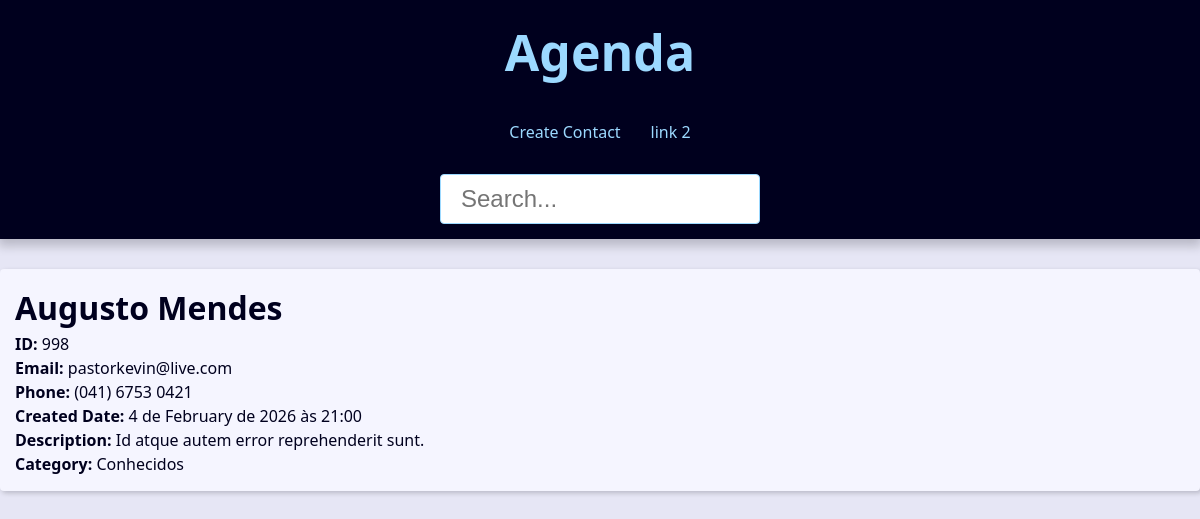
Screenshot of /contact/998/detail with the database file from the repository.
### contact/models.py (models this page shows, shortened)
class Contact(models.Model):
    first_name = models.CharField(max_length=50)
    last_name = models.CharField(max_length=50)
    phone = models.CharField(max_length=50)
    email = models.EmailField(max_length=254, blank=True)
    created_date = models.DateTimeField(default=timezone.now)
    description = models.TextField( blank=True)
    show = models.BooleanField(default=True)
    picture = models.ImageField(blank=True, upload_to='pictures/%Y/%m/') # dentro media_root >> pictures/2025/10/
    category = models.ForeignKey(Category, on_delete=models.SET_NULL, null=True, blank=True)
    owner = models.ForeignKey(User, on_delete=models.SET_NULL, null=True, blank=True)

class Category(models.Model):
    class Meta:
        verbose_name = 'Category'
        verbose_name_plural = 'Categories'
    name = models.CharField(max_length=50)

### contact/views/contact_views.py (the view)
# urls.py: path('contact/<int:contact_id>/detail', view=views.contact_view, name='contact'),
def contact_view(request, contact_id):
    single_contact = get_object_or_404(Contact, pk=contact_id, show=True)
    site_title = f'{single_contact.first_name} {single_contact.last_name} - '
    context = {"contact": single_contact, 'site_title': site_title}
    return render(
        request,
        'contact/contact.html',
        context
    )

### contact/templates/contact/contact.html (shortened to what this page needs)
{% extends 'global/base.html' %}
{% block content %}
    <div class="sigle-contact">
        <h1 class="sigle-contact-name">
            {{ contact.first_name }} {{ contact.last_name }}
        </h1>
        <p><b>ID:</b> {{ contact.id }}</p>
        <p><b>Email:</b> {{ contact.email }}</p>
        <p><b>Phone:</b> {{ contact.phone }}</p>
        <p><b>Created Date:</b> {{ contact.created_date }}</p>
        <p><b>Description:</b> {{ contact.description }}</p>
        <p><b>Category:</b> {{ contact.category.name }}</p>
    </div>
{% endblock content %}

### base_static/global/css/style.css (style rules this page uses)
:root { --spacing: 1.5rem; --link-dark-color: rgb(0, 83, 134); --link-light-color: rgb(156, 217, 255); --clr-white: rgb(245, 245, 255); --clr-black: rgb(0, 0, 30); --clr-light-gray: rgb(230, 230, 245); --clr-dark-shadow-5: rgba(0, 0, 10, 5%); --clr-dark-shadow-10: rgba(0, 0, 10, 10%); --clr-dark-shadow-20: rgba(0, 0, 10, 20%); --clr-light-shadow-5: rgba(200, 200, 255, 5%); --clr-light-shadow-10: rgba(200, 200, 255, 10%); --clr-light-shadow-20: rgba(200, 200, 255, 20%); --main-page-width: 120rem; --table-min-width: 60rem; --biggest-font-size: 5rem; --bigger-font-size: 4rem; --big-font-size: 3.2rem; --medium-font-size: 2.4rem; --small-font-size: 1.6rem; --smaller-font-size: 1.4rem; --smallest-font-size: 1.2rem; --transition-fast: 300ms; --transition-medium: 600ms; --transition-slow: 1s; --default-border-radius: 4px; }
*, *::before, *::after { margin: 0; padding: 0; box-sizing: border-box; }
html { font-size: 62.5%; }
body { font-family: system-ui, -apple-system, BlinkMacSystemFont, 'Segoe UI', Roboto, Oxygen, Ubuntu, Cantarell, 'Open Sans', 'Helvetica Neue', sans-serif; line-height: 1.5; font-size: var(--small-font-size); color: var(--clr-black); -webkit-font-smoothing: antialiased; background: var(--clr-light-gray); }

### rows the page displays
Contact: first_name "Augusto", last_name "Mendes", id "998", email "pastorkevin@live.com", phone "(041) 6753 0421", created_date "4 de February de 2026 às 21:00", description "Id atque autem error reprehenderit sunt.", category.name "Conhecidos"
